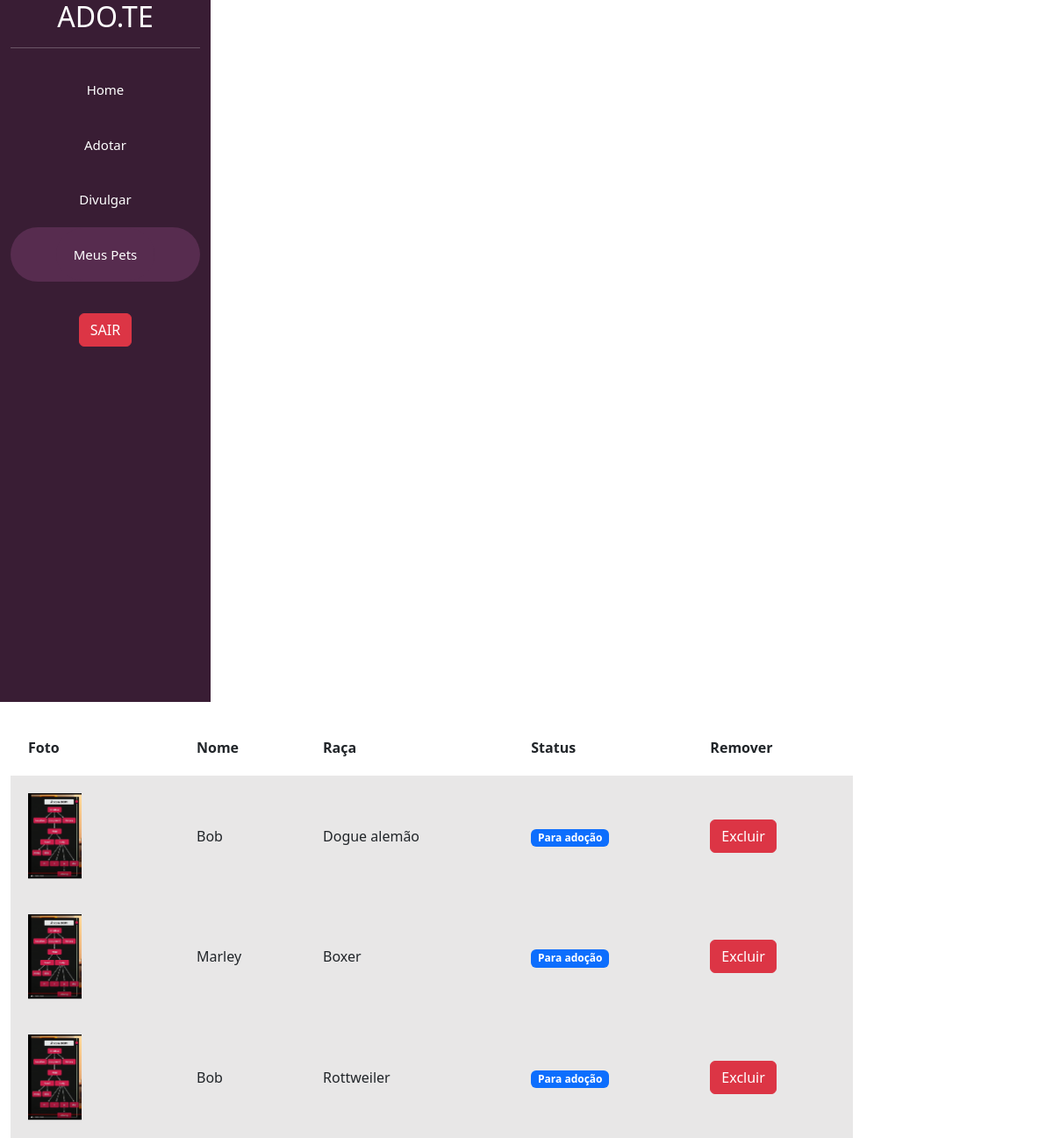
Screenshot of /meuspets/ (signed in) with the database file from the repository.
### usuarios/models.py (models this page shows, shortened)
class Pet(models.Model):
    choices_status = (('P', 'Para adoção'),
                      ('A', 'Adotado'))
    usuario = models.ForeignKey(User, on_delete=models.DO_NOTHING)
    foto = models.ImageField(upload_to="fotos_pets")
    nome = models.CharField(max_length=100)
    descricao = models.TextField()
    estado = models.CharField(max_length=50)
    cidade = models.CharField(max_length=50)
    telefone = models.CharField(max_length=50)
    tags = models.ManyToManyField(Tag)
    raca = models.ForeignKey(Raca, on_delete=models.DO_NOTHING)
    status = models.CharField(max_length=1, choices=choices_status, default='P')

class Raca(models.Model):
    raca = models.CharField(max_length=50)
    def __str__(self):
        return self.raca

### usuarios/views.py (the view)
# urls.py: path('meuspets/', views.meuspets, name='Meus_Pets' ),
@login_required
def meuspets(request):
    if request.method == 'GET':
        pets = Pet.objects.filter(usuario=request.user)
        return render (request,'MeusPets.html', {'pets': pets})

### templates/MeusPets.html (shortened to what this page needs)
{% load static %}
<!doctype html>
<html lang="pt-BR">
    <head>
    <link href="https://cdn.jsdelivr.net/npm/bootstrap@5.3.0-alpha1/dist/css/bootstrap.min.css" rel="stylesheet">
    <link href="{% static 'css/MeusPets.css' %}" rel="stylesheet">
    </head>
    <body>
        <div class="container-fluid">
            <div class="row">
                <div class="col-md-2 bg-side sidebar" id="titulo">
                    <h2>ADO.TE</h2>
                    <hr>
                    <div class='header'id="home">
                        <a href='/home/'  id="home" ><span>Home</span></a>
                    </div>
                    <div class='header' id="adotar">
                        <a href="/adotar/" id="adotar" ><span>Adotar</span></a>
                    </div>
                    <div class='header' id="divulgar">
                        <a href="/divulgar/" id="divulgar" ><span>Divulgar</span></a>
                    </div>
                    <div class='header' id="meus_pets">
                        <a  id="meus_pets" ><span>Meus Pets</span></a>
                    </div>
                    <div  class='header' id="sair">
                        <a href="/leave/" ><span><button type="button" class="btn btn-danger">SAIR </button></span></a>
                    </div>
                </div>
                <div class="col-md">
                    <div class="wrapper">
                        <div class="box width80">
                             <table class="tabela" cellpadding="20">
                                <tr>
                                    <th>Foto</th>
                                    <th>Nome</th>
                                    <th>Raça</th>
                                    <th>Status</th>
                                    <th>Remover</th>
                                </tr>
                                {% for pet in pets%}
                                <tr class="tabela-linha">
                                    <td width="20%">
                                        <img width="40%" src="/media/{{pet.foto.url}}">
                                    </td>
                                    <td>
                                        {{pet.nome}}
                                    </td>
                                    <td>
                                        {{pet.raca}}
                                    </td>
                                    <td>
                                        {% if pet.status == "P" %}
                                            <span class="badge text-bg-primary">Para adoção</span>
                                        {% elif pet.status == "A" %}
                                            <span class="badge text-bg-success">Adotado</span>
                                        {% endif%}
                                    </td>
                                    <td>
                                        <form action="" method="post">
                                            <a class="btn btn-danger" href="{% url 'excluir_pet' pet.id %}"
                                            onclick="return confirm('Deseja excluir esse pet ?')">Excluir</a>
                                        </form>
                                    </td>
                                </tr>
                            {% endfor %}
                            </table>
                        </div>
                    </div>
                </div>
            </div>
        </div>
    </body>
</html>

### static/css/MeusPets.css (style rules this page uses)
.width80 { width: 80vw; }
.tabela { width: 100%; margin-top: 20px; }
.tabela-linha { background-color: #e8e7e7; }
.bg-side { background-color: #391D34; color: white; height: 100vh; width: 30vh; }
#titulo { text-align: center; font-size: 40px; }
#home { text-align: center; padding: 20px; text-decoration: none; color: rgb(255, 255, 255); font-size: 15px; }
#adotar { text-align: center; padding: 20px; text-decoration: none; color: rgb(255, 255, 255); border-radius: 500px; font-size: 15px; }
#divulgar { text-align: center; padding: 20px; text-decoration: none; color: rgb(255, 255, 255); font-size: 15px; }
#sair { text-align: center; padding: 20px; text-decoration: none; color: rgb(255, 255, 255); }
#meus_pets { font-size: 15px; text-align: center; padding: 20px; text-decoration: none; color: rgb(255, 255, 255); background-color: #572c4f; border-radius: 40px; }

### rows the page displays
Pet: foto (picture), nome "Bob", raca "Dogue alemão", status "Para adoção"
Pet: foto (picture), nome "Marley", raca "Boxer", status "Para adoção"
Pet: foto (picture), nome "Bob", raca "Rottweiler", status "Para adoção"
